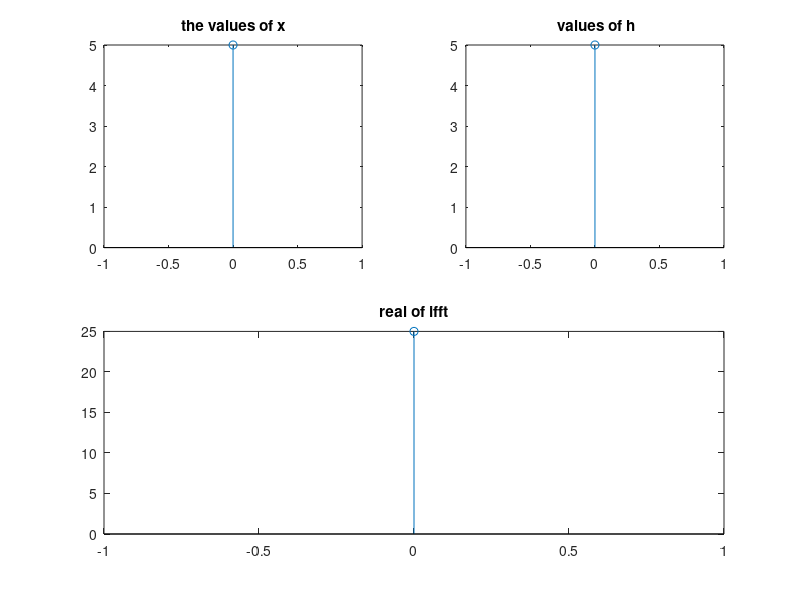

Source code (MATLAB):
clc;
clear all;
close all;
x=input('enter the 1st value');
h=input('enter the 2nd value');
N=length(x)+length(h)-1
Xk=fft(x,N)
Hk=fft(h,N)
Yk=Xk.*Hk
yn=ifft(Yk,N)
yr=real(yn);
subplot(2,2,1)
n=0:1:length(x)-1;
stem(n,x)
title('the values of x');
subplot(2,2,2)
n1=0:1:length(h)-1;
stem(n1,h)
title(' values of h');
subplot(2,2,[3 4])
n2=0:1:N-1;
stem(n2,yr)
title('real of ifft');

..................................................................

clc; 
clear all; 
close all; 
x=input('enter the 1st value'); 
h=input('enter the 2nd value'); 
N1=length(x); 
N2=length(h); 
N=max(N1,N2); 
Xk=fft(x,N) 
Hk=fft(h,N) 
Yk=Xk.*Hk 
yn=ifft(Yk,N) 
yr=real(yn) 
subplot(2,2,1) 
n=0:1:length(x)-1; 
stem(n,x) 
title('the values of x'); 
subplot(2,2,2) 
stem(n,h) 
title(' values of h'); 
subplot(2,2,[3 4]) 
stem(n,yr) 
title('real of ifft');
disp(yr);



